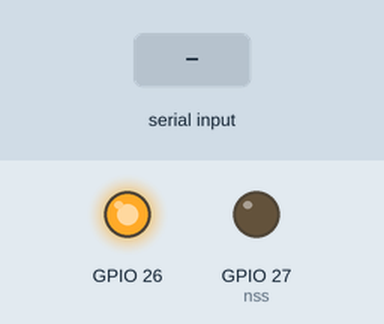
The sketch below on a simulated ESP32. On the bench: output pins drawn as LEDs (lit = HIGH). Inputs (shaded band) come from the test bench. What the sketch prints to the serial monitor is not drawn.

Above: at 0.01 s.
At 1.2 s:
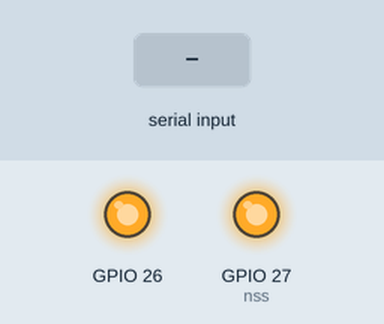
1.3 s: byte 30 received over Serial
Timing chart, 0 to 4.3 s (numbered marks = the images above; inputs shaded):
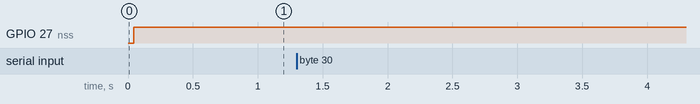

The sketch:

LoRaAnalyser_434.ino
```cpp
#define nss 27
#include "SPI.h"
void wRFM(byte ad, byte val);
void bwRFM(byte ad, byte vals[], int n);
byte rRFM(byte ad);
void brRFM(byte ad, byte vals[], byte len);
void setFrequency(uint32_t frequency);
void enterMode(uint32_t mode, bool lora = false);
//Module config
const uint32_t Fosc_nom = 32000000;
uint32_t Fosc = Fosc_nom;
bool low_frequency = false;

//Sweep settings
uint32_t Fstart = 460000000;
uint32_t Fend   = 462000000;
uint32_t Finc   = 5000;

uint8_t LNAGain = 1; //Max LNA gain
uint8_t RSSIsamples = 0x05; //Average 64 samples for each RSSI result

uint8_t RxBw = 0x17; //Rx bandwidth control = 2.6kHz

void setup() {
  // put your setup code here, to run once:
      pinMode(26, OUTPUT);
  digitalWrite(26, HIGH);
  pinMode(nss,OUTPUT);
  digitalWrite(nss,HIGH);
  Serial.begin(115200);

  //SPI.setModule(2);
  SPI.begin();
      SPI.setClockDivider(SPI_CLOCK_DIV64);

  //Serial.println(rRFM(0x42), HEX);
  enterMode(0, true); //sleep
  delay(5);
  enterMode(0, false); //sleep
  delay(5);
  enterMode(1); //standby
  delay(5);
      setFrequency(Fstart);

  wRFM(0x0e, RSSIsamples & 0x07); //no RSSI offset; x RSSI averaging samples
  wRFM(0x12, RxBw);
  wRFM(0x0D, 0x00); //disable AGC and other automatic crud
 // wRFM(0x44, 0xAD); //fast frequency hopping
  wRFM(0x31, 0x00); //continuous not packet mode
  wRFM(0x14, 0x10); //disable bit sync
}

void loop() {
  // put your main code here, to run repeatedly:
  if(Serial.available()) {
    char c = Serial.read();
    setFrequency(Fstart);
    enterMode(4); //FSRx
    delay(1);
    for(uint32_t freq = Fstart; freq < Fend; freq += Finc) {
      enterMode(5); //Rx
      delay(50);
      float rssi = 0 - (int)(rRFM(0x11)) / 2.0;
      enterMode(1); //standby
      setFrequency(freq + Finc);
      enterMode(4); //FSRx
      Serial.print(freq);
      Serial.print('\t');
      Serial.println(rssi);

    }
    enterMode(1); //standby
  }
}

void enterMode(uint32_t mode, bool lora) {
  //OOK modulation; specified freq band
  wRFM(0x01, (lora << 7) | (0x01 << 5) | 0x08 | (mode & 0x07));
  //Serial.println(rRFM(0x01));
}

void setFrequency(uint32_t frequency) {
    uint32_t freqVal = ((uint64_t)(frequency) << 19ULL) / Fosc;

    wRFM(0x06, (freqVal >> 16) & 0xFF);
    wRFM(0x07, (freqVal >> 8) & 0xFF);
    wRFM(0x08, (freqVal) & 0xFF);

}

void wRFM(byte ad, byte val) {//single byte write
    digitalWrite(nss,LOW);
    SPI.transfer(ad | 128);//set wrn bit - WRITE = 1
    SPI.transfer(val);
    digitalWrite(nss,HIGH);
};


void bwRFM(byte ad, byte vals[], int n){//burst write - less efficient but faster
    //for multiple bits
    //(less efficient for singles due to array overhead etc)
    digitalWrite(nss,LOW);
    SPI.transfer(ad | 128);//set wrn bit - WRITE = 1
    for(int i = 0;i<n;i++)
        SPI.transfer(vals[i]);

    digitalWrite(nss,HIGH);
};

byte rRFM(byte ad){//single byte read
    digitalWrite(nss,LOW);
    SPI.transfer(ad & B01111111);//wrn bit low
    byte val = SPI.transfer(0);//read, but we still have to spec a value?
    digitalWrite(nss,HIGH);
    return val;
};

void brRFM(byte ad, byte vals[], byte len){//burst read - slower for singles due to
    digitalWrite(nss,LOW);   //overhead of working with arrays
    SPI.transfer(ad & 0x7F);//wrn bit low
    for(int i = 0;i<len;i++){
        vals[i] = SPI.transfer(0);
    }

   digitalWrite(nss,HIGH);
};
```
